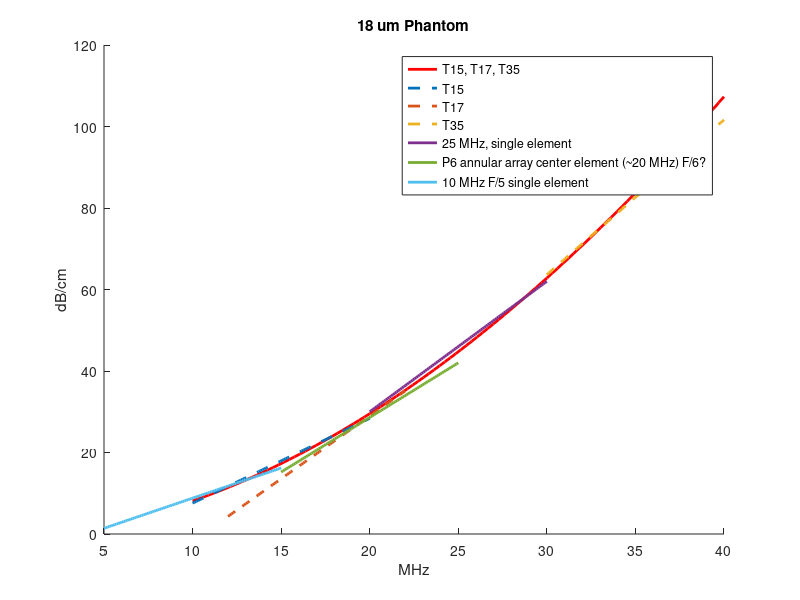
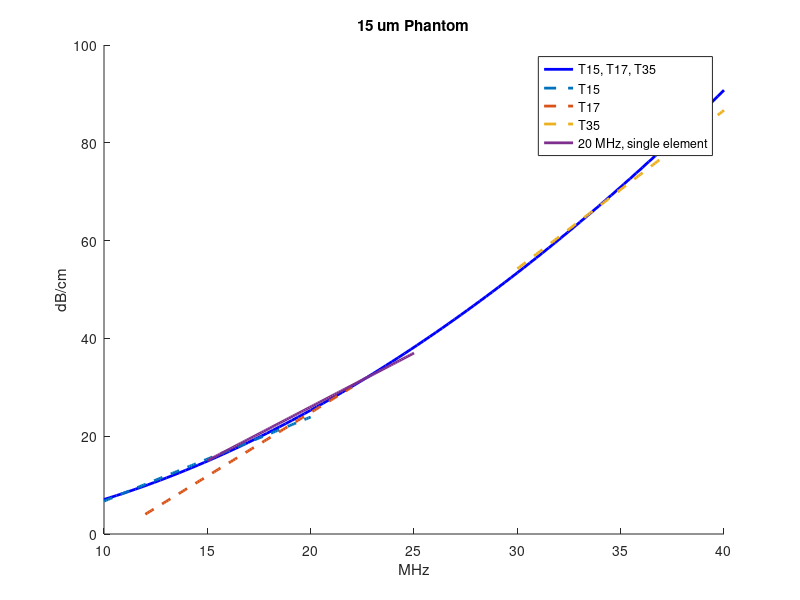
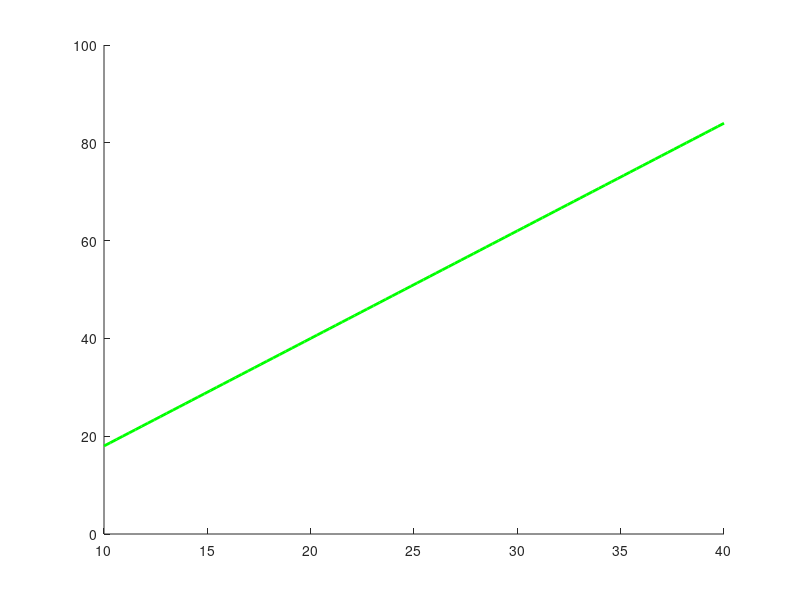

These charts were generated, in order, by the following MATLAB code:
%% Plot Attenuation Functions
% Values are given in dB/cm/Mhz
% 5/12/2020 (THL): Created

figure(1); hold on;

% 18 um Phantom
f = linspace(10,40,100);                                                    % MHz
plot(f, 4*(0.0279 * f .^ 1.862 + 0),'r','LineWidth',2);                     % T15, T17, T35
f = linspace(10,20,100);                                                    % MHz
plot(f, 4*( 0.52 * f .^1.0 - 3.31),'--','LineWidth',2);                     % T15
f = linspace(12,22,100);                                                    % MHz
plot(f, 4*( 0.77 * f .^1.0 - 8.16),'--','LineWidth',2);                     % T17
f = linspace(30,40,100);                                                    % MHz
plot(f, 4*( 0.95 * f .^1.0 - 12.59),'--','LineWidth',2);                    % T35

f = linspace(20,30,100);                                                    % MHz
plot(f, 4*( 0.8 * f .^1.0 - 8.5),'LineWidth', 2);                             % 25 MHz, single element
f = linspace(15,25,100);                                                    % MHz
plot(f, 4*( 0.67 * f .^1.0 - 6.25),'LineWidth',2);                             % P6 annular array center element (~20 MHz) F/6?
f = linspace(5,15,100);                                                     % MHz
plot(f, 4*( 0.37 * f .^1.0 - 1.5),'LineWidth',2);                             % 10 MHz F/5 single element

legend('T15, T17, T35',...
    'T15',...
    'T17',...
    'T35',...
    '25 MHz, single element',...
    'P6 annular array center element (~20 MHz) F/6?',...
    '10 MHz F/5 single element');

xlabel('MHz');
ylabel('dB/cm');
title('18 um Phantom');

hold off;

% 15 um Phantom
figure(2);
hold on;

f = linspace(10,40,100);                                                    % MHz
plot(f, 4*(0.0254 * f .^ 1.842 + 0),'b','LineWidth',2);                     % T15, T17, T35
f = linspace(10,20,100);                                                    % MHz
plot(f, 4*( 0.43 * f .^1.0 - 2.62),'--','LineWidth',2);                     % T15
f = linspace(12,22,100);                                                    % MHz
plot(f, 4*( 0.65 * f .^1.0 - 6.79),'--','LineWidth',2);                     % T17
f = linspace(30,40,100);                                                    % MHz
plot(f, 4*( 0.81 * f .^1.0 - 10.74),'--','LineWidth',2);                    % T35

f = linspace(15,25,100);                                                    % MHz
plot(f, 4*( 0.55 * f .^1.0 - 4.5),'LineWidth',2);                             % 20 MHz, single element

legend('T15, T17, T35',...
    'T15',...
    'T17',...
    'T35',...
    '20 MHz, single element');

xlabel('MHz');
ylabel('dB/cm');
title('15 um Phantom');

hold off;

% 60 um phantom

figure(3);
hold on;

f = linspace(10,40,100);                                                    % MHz
plot(f, 4*(0.55 * f .^ 1.0 - 1.0),'g','LineWidth',2);

hold off;
